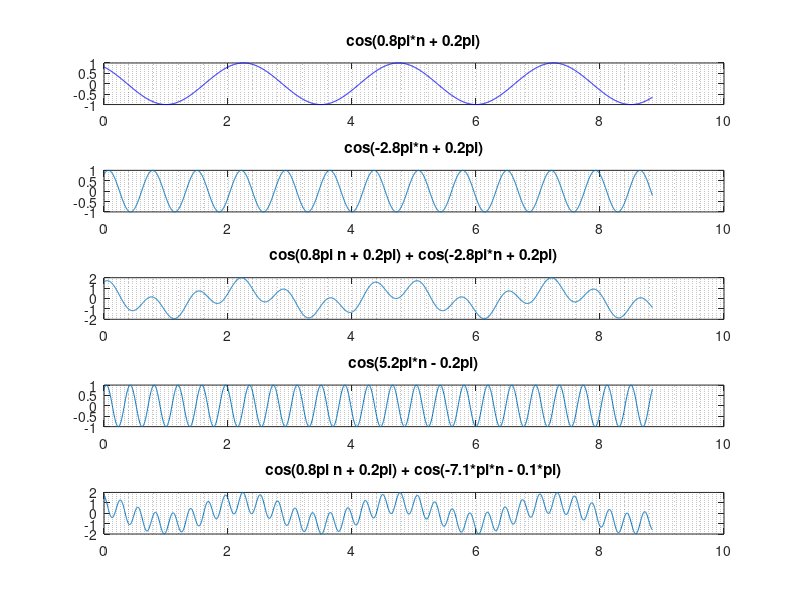

Write the MATLAB code that produced this figure.
%Oppgave 7

x1 = @(n) cos(0.8*pi*n + 0.2*pi);
x2 = @(n) cos(-2.8*pi*n + 0.2*pi);
x3 = @(n) x1(n) + x2(n);
x4 = @(n) cos(5.2*pi*n - 0.2*pi);
x5 = @(n) x1(n) + cos(-7.1*pi*n - 0.1*pi);

t = 0:(1/(7.1*pi*10)):(20/7.1*pi);

figure(1);
subplot(5, 1, 1);
plot(t, x1(t), 'b');
grid minor
title('cos(0.8pi*n + 0.2pi)')


subplot(5, 1, 2);
plot(t, x2(t));
grid minor
title('cos(-2.8pi*n + 0.2pi)')


subplot(5, 1, 3);
plot(t, x3(t));
grid minor
title('cos(0.8pi n + 0.2pi) + cos(-2.8pi*n + 0.2pi)')


subplot(5, 1, 4);
plot(t, x4(t));
grid minor
title('cos(5.2pi*n - 0.2pi)')


subplot(5, 1, 5);
plot(t, x5(t));
grid minor
title('cos(0.8pi n + 0.2pi) + cos(-7.1*pi*n - 0.1*pi)')

